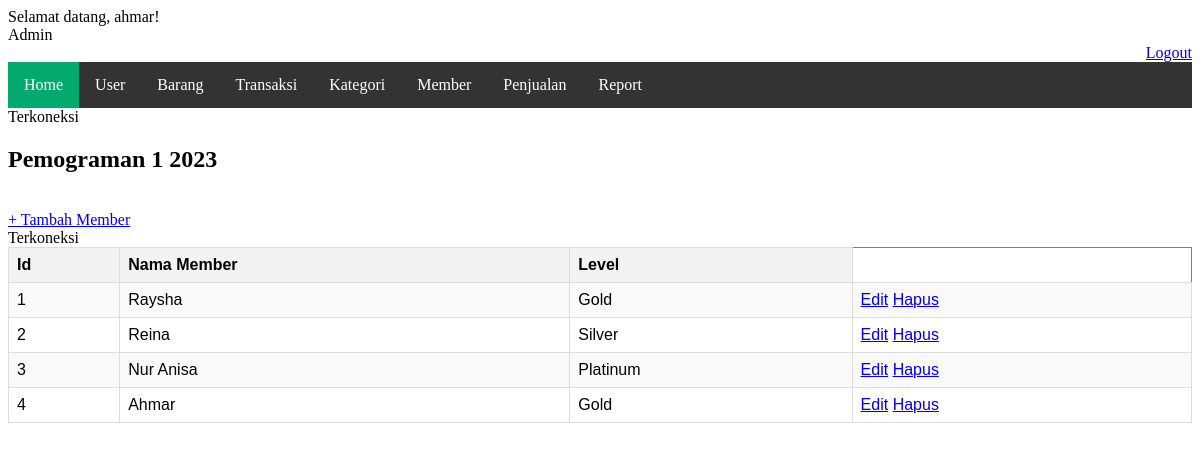
/config/form.php?page=member (signed in), run on the app's committed database.
### tables this page shows
CREATE TABLE `member` (
  `id_member` int(11) NOT NULL,
  `nama_member` varchar(255) NOT NULL,
  `level_id` int(11) NOT NULL,
  `level` varchar(20) NOT NULL
);

### Form/list_member.php (the view, shortened to what this page needs)
<?php
    $edit_hapus_visible = true;
?>
<!DOCTYPE html>
<html>
<head>
    <link rel="stylesheet" href="../Config/table.css">
</head>
<body>
    <h2>Pemograman 1 2023</h2>
    <br>
    <a href="?page=lmember">+ Tambah Member</a>
    <br>
    <table border="1" class="styled-table">
        <tr>
            <th>Id</th>
            <th>Nama Member</th>
            <th>Level</th>
        </tr>
        <?php
                include '../Config/koneksi.php';
                $no = 1;
                $data = mysqli_query($koneksi,"select * from member");
                while($d = mysqli_fetch_array($data)){
            ?>
        <tr>
            <td><?php echo $no++; ?></td>
            <td><?php echo $d['nama_member']; ?></td>
            <td><?php echo $d['level']; ?></td>
            <?php if ($edit_hapus_visible): ?>
            <td>
                <a href="edit_penjualan.php?id=<?php echo $d['id_member']; ?>">Edit</a>
                <a href="hapus_penjualan.php?id=<?php echo $d['id_member']; ?>">Hapus</a>
            </td>
            <?php endif; ?>
        </tr>
        <?php
                }
                ?>
    </table>
</body>
</html>

### Config/table.css (style rules this page uses)
.styled-table { width: 100%; border-collapse: collapse; font-family: Arial, sans-serif; }
.styled-table th, .styled-table td { border: 1px solid #dddddd; padding: 8px; text-align: left; }
.styled-table th { background-color: #f2f2f2; font-weight: bold; }
.styled-table tbody tr:nth-child(even) { background-color: #f9f9f9; }

### data on the page
member: nama_member "Raysha", level "Gold"
member: nama_member "Reina", level "Silver"
member: nama_member "Nur Anisa", level "Platinum"
member: nama_member "Ahmar", level "Gold"

### other printed values
$_SESSION['nama'] "ahmar"
